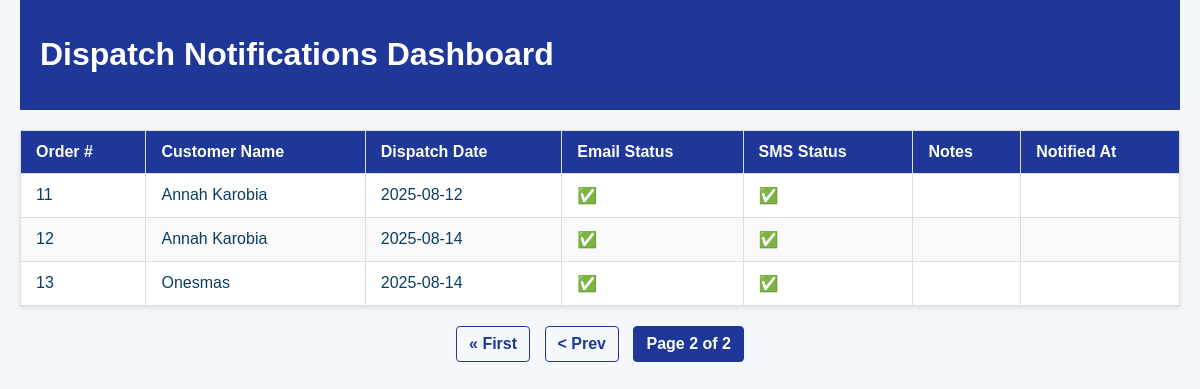
Screenshot of /?page=2 with the database file from the repository.
### notifier/models.py (models this page shows, shortened)
class NotifiedDelivery(models.Model):
    order_number = models.CharField(max_length=50)
    customer_name = models.CharField(max_length=100, blank=True, null=True)
    dispatch_date = models.DateField(blank=True, null=True)
    plan_send_date = models.DateField(blank=True, null=True)
    ship_date = models.DateField(blank=True, null=True)
    status = models.CharField(max_length=20, blank=True, null=True)
    service_type = models.CharField(max_length=100, blank=True, null=True)
    location = models.CharField(max_length=100, blank=True, null=True)
    reg_date = models.DateField(blank=True, null=True)
    reg_time = models.TimeField(blank=True, null=True)
    spec = models.CharField(max_length=255, blank=True, null=True)
    product_code = models.CharField(max_length=50, blank=True, null=True)
    quantity_ordered = models.IntegerField(default=0)
    unit = models.CharField(max_length=20, blank=True, null=True)
    price = models.DecimalField(max_digits=12, decimal_places=2, blank=True, null=True)
    base_price = models.DecimalField(max_digits=12, decimal_places=2, blank=True, null=True)
    cost_account = models.CharField(max_length=20, blank=True, null=True)
    email = models.EmailField(blank=True, null=True)
    phone_number = models.CharField(max_length=20, blank=True, null=True)
    email_sent = models.BooleanField(default=False)
    sms_sent = models.BooleanField(default=False)
    notes = models.TextField(blank=True, null=True)
    created_at = models.DateTimeField(auto_now_add=True)

### notifier/views.py (the view)
# urls.py: path('', views.dashboard, name='dashboard'),
def dashboard(request):
    deliveries = NotifiedDelivery.objects.all()
    deliveries_context = []
    for d in deliveries:
        deliveries_context.append({
            'order_number': d.order_number,
            'customer_name': d.customer_name or 'Unknown',
            'dispatch_date': d.dispatch_date,
            'status': getattr(d, 'status', '-'),
            'product_spec': getattr(d, 'spec', 'N/A'),
            'quantity_ordered': getattr(d, 'quantity_ordered', 0),
            'email_sent': d.email_sent,
            'sms_sent': d.sms_sent,
            'notes': d.notes,
        })
    paginator = Paginator(deliveries_context, 10)
    page_number = request.GET.get('page')
    deliveries_page = paginator.get_page(page_number)
    return render(request, 'dashboard.html', {'deliveries': deliveries_page})

### notifier/templates/dashboard.html (shortened to what this page needs)
{% extends "base.html" %}
{% block content %}
<table>
  <thead>
    <tr>
      <th>Order #</th>
      <th>Customer Name</th>
      <th>Dispatch Date</th>
      <th>Email Status</th>
      <th>SMS Status</th>
      <th>Notes</th>
      <th>Notified At</th>
    </tr>
  </thead>
  <tbody>
    {% for delivery in deliveries %}
    <tr>
      <td>{{ delivery.order_number }}</td>
      <td>{{ delivery.customer_name }}</td>
      <td>{{ delivery.dispatch_date|date:"Y-m-d" }}</td>
      <td>{% if delivery.email_sent %}✅{% else %}❌{% endif %}</td>
      <td>{% if delivery.sms_sent %}✅{% else %}❌{% endif %}</td>
      <td>{{ delivery.notes }}</td>
      <td>{{ delivery.created_at|date:"Y-m-d H:i" }}</td>
    </tr>
    {% empty %}
    <tr>
      <td colspan="7" style="text-align:center;">No dispatch notifications found.</td>
    </tr>
    {% endfor %}
  </tbody>
</table>
<div class="pagination">
  {% if deliveries.has_previous %}
    <a href="?page=1">&laquo; First</a>
    <a href="?page={{ deliveries.previous_page_number }}">&lt; Prev</a>
  {% endif %}
  <span class="current">Page {{ deliveries.number }} of {{ deliveries.paginator.num_pages }}</span>
</div>
{% endblock %}

### notifier/templates/base.html (style rules this page uses)
body { font-family: Arial, sans-serif; background: #f4f8fb; color: #0a3d62; margin: 0; padding: 0 20px; }
table { width: 100%; border-collapse: collapse; background: white; box-shadow: 0 2px 5px rgba(0,0,0,0.1); }
th, td { padding: 12px 15px; border: 1px solid #dcdde1; text-align: left; }
th { background-color: #1e3799; color: white; }
tr:nth-child(even) { background-color: #f9f9f9; }
.pagination { margin: 20px 0; text-align: center; }
.pagination a, .pagination span { display: inline-block; margin: 0 5px; padding: 8px 12px; color: #1e3799; border: 1px solid #1e3799; border-radius: 4px; text-decoration: none; font-weight: bold; }
.pagination .current { background-color: #1e3799; color: white; border-color: #1e3799; pointer-events: none; }

### rows the page displays
NotifiedDelivery: order_number "11", customer_name "Annah Karobia", dispatch_date "2025-08-12"
NotifiedDelivery: order_number "12", customer_name "Annah Karobia", dispatch_date "2025-08-14"
NotifiedDelivery: order_number "13", customer_name "Onesmas", dispatch_date "2025-08-14"

### other values shown
{{ deliveries.number }} "2"
{{ deliveries.paginator.num_pages }} "2"
